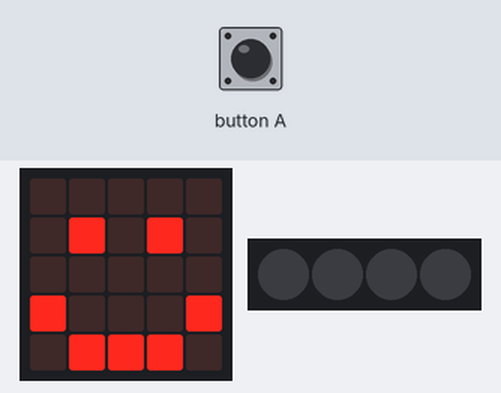
Simulated run of this program. Board: BBC micro:bit (MakeCode). Shown: the board's 5×5 LED display, 4 RGB LEDs in strip order, left to right. Inputs (shaded band) come from the test bench. Dim RGB values are drawn brighter than linear.

Above: at 1.8 s.
1.9 s: button A pressed for 0.15 s
At 2.8 s:
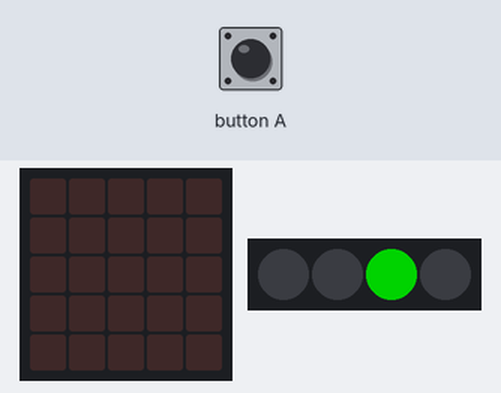
At 5.6 s:
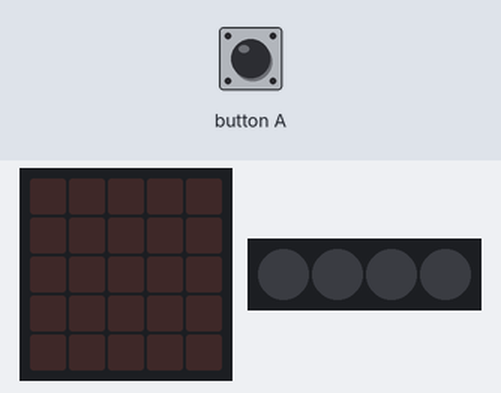
Timing chart, 0 to 7.1 s (numbered marks = the images above; inputs shaded):
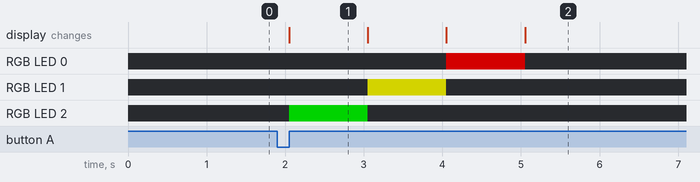

Measured:
- after the input at 1.9 s, RGB LED 0: off → RGB(127, 0, 0) after 2.2 s, → off 1.0 s later; RGB LED 1: off → RGB(127, 127, 0) after 1.2 s, → off 1.0 s later; RGB LED 2: off → RGB(0, 127, 0) after 0.15 s, → off 1.0 s later; the display: changes after 0.15 s (image 1)
- what the display in image 1 shows lasts 1.0 s, from 2.1 s to 3.1 s

The program:

main.ts
```typescript
// (licence header left out)
let neopixelStrip: neopixel.Strip = null

// screen setup
basic.clearScreen()
neopixelStrip = neopixel.create(DigitalPin.P16, 4, NeoPixelMode.RGB)
neopixelStrip.setPixelColor(0, neopixel.colors(NeoPixelColors.Black))
neopixelStrip.setPixelColor(1, neopixel.colors(NeoPixelColors.Black))
neopixelStrip.setPixelColor(2, neopixel.colors(NeoPixelColors.Black))
neopixelStrip.setPixelColor(3, neopixel.colors(NeoPixelColors.Black))
neopixelStrip.show()
basic.showIcon(IconNames.Happy)

input.onButtonPressed(Button.A, function () {
  // Green
  basic.clearScreen()
  neopixelStrip.setPixelColor(2, neopixel.colors(NeoPixelColors.Green))
  neopixelStrip.show()
  basic.pause(1000)
  neopixelStrip.setPixelColor(2, neopixel.colors(NeoPixelColors.Black))
  neopixelStrip.show()

  // Yellow
  neopixelStrip.setPixelColor(1, neopixel.colors(NeoPixelColors.Yellow))
  neopixelStrip.show()
  basic.pause(1000)
  neopixelStrip.setPixelColor(1, neopixel.colors(NeoPixelColors.Black))
  neopixelStrip.show()

  // Red
  neopixelStrip.setPixelColor(0, neopixel.colors(NeoPixelColors.Red))
  neopixelStrip.show()
  basic.pause(1000)
  neopixelStrip.setPixelColor(0, neopixel.colors(NeoPixelColors.Black))
  neopixelStrip.show()
})
```
